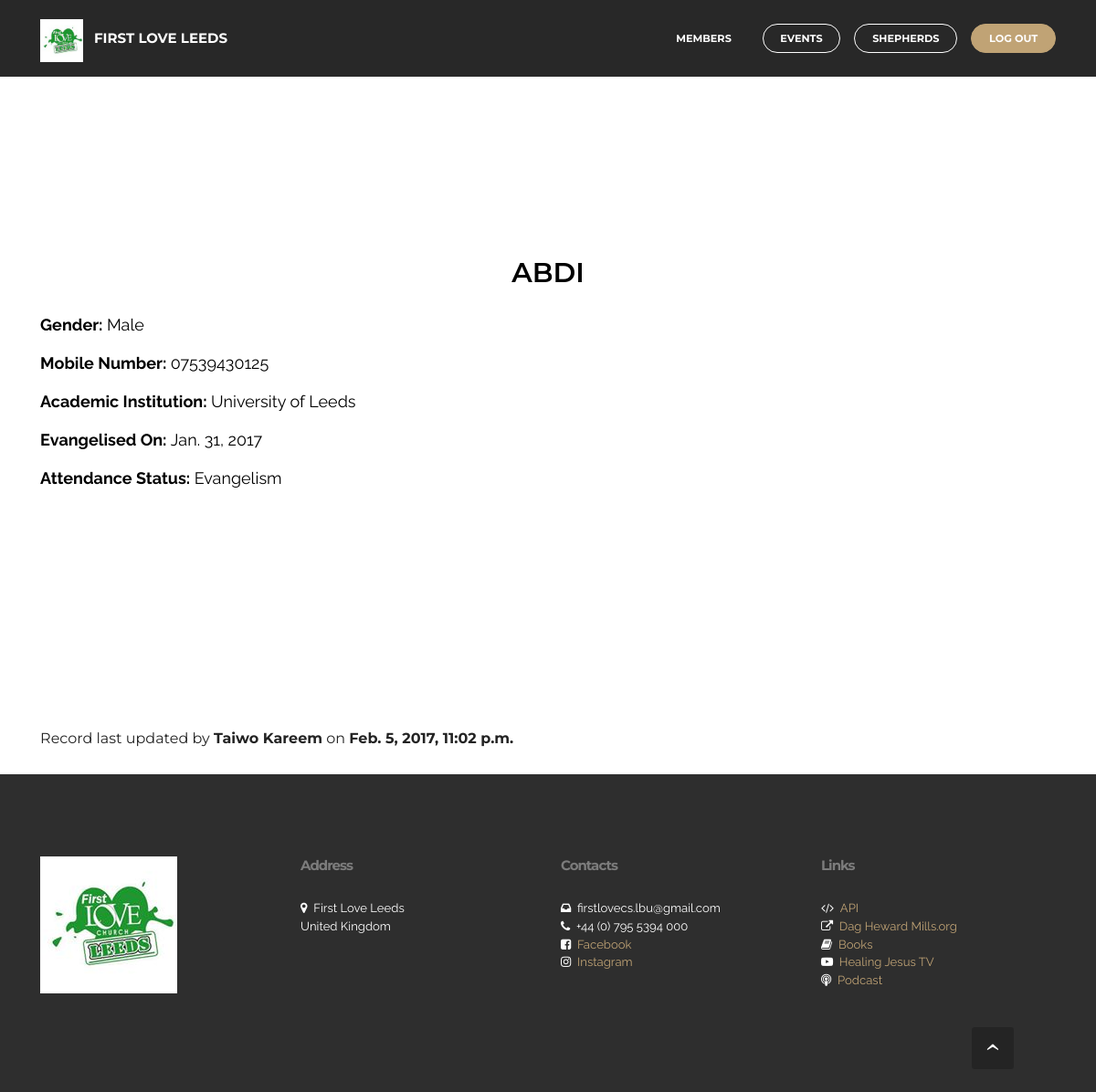
The page /member/abdi/ (signed in) on the database its author committed.
### member/models.py (models this page shows, shortened)
class Member(models.Model):
    name = models.CharField(max_length=50, unique=False)
    gender = models.ForeignKey('Gender', on_delete=models.CASCADE, related_name="sex", null=True)
    mobile_no = models.CharField(max_length=50, blank=True, null=True, unique=True, verbose_name="Mobile number")
    email = models.EmailField(max_length=50, blank=True, null=True, verbose_name="Email Address")
    date_of_birth = models.DateField(blank=True, null=True)
    address = models.TextField(max_length=200, blank=True, null=True)
    post_code = models.CharField(max_length=10, blank=True, null=True)
    academic_institution = models.ForeignKey('AcademicInstitution', on_delete=models.CASCADE, 						related_name="academic_institution", null=True, blank=True, )
    course = models.CharField(max_length=100, blank=True)
    first_attended = models.DateField(blank=True, null=True)
    attendance_status = models.ForeignKey('Attendance', on_delete=models.CASCADE, related_name="attendance_status")
    shepherd = models.ForeignKey(User, on_delete=models.CASCADE)
    last_visited = models.DateField(null=True, blank=True)
    extra_info = models.TextField(max_length=2000, blank=True)
    last_modified = models.DateTimeField(auto_now=True)
    class Meta:
        ordering = ["name"]

class Gender(models.Model):
    gender = models.CharField(max_length=200, unique=True, null=True)
    def __str__(self):
        return self.gender
    class Meta:
        ordering = ["gender"]
        verbose_name_plural = "Gender"

class AcademicInstitution(models.Model):
    name = models.CharField(max_length=200, unique=True, null=True)
    def __str__(self):
        return self.name
    class Meta:
        ordering = ["name"]

class Attendance(models.Model):
    status = models.CharField(max_length=200, unique=True, null=True)
    def __str__(self):
        return self.status
    class Meta:
        ordering = ["status"]
        verbose_name_plural = "Attendance"

### member/views.py (the view)
@login_required
def member_info(request, name):
    member = Member.objects.get(name__iexact=name)
    context = {
        'member': member
    }
    return render(request, 'member/member_info.html', context)

### member/templatetags/first_love_custom.py (called while the page is built)
@register.filter(name='length_is_gt', is_safe=False)
def length_is_gt(text, value):
	return len(str(text)) > value

@register.filter(name='regex_validates', is_safe=False)
def regex_validates(text, value):
	return re.findall(value, text)

### member/templates/member/member_info.html (shortened to what this page needs)
{% extends '_partial/base.html' %}
{% load first_love_custom %}

### welcome/templates/_partial/base.html (shortened to what this page needs)
{% spaceless %}
{% load staticfiles %}
{% endspaceless %}

### firstlove/static/dropdown/css/style.css (style rules this page uses)
.navbar-dropdown { left: 0; padding: 0; position: absolute; right: 0; top: 0; transition: all 0.45s ease; z-index: 1030; }
.navbar-dropdown .navbar-brand { float: none; font-size: 0; padding: 1.25rem 0; position: relative; transition: padding 0.25s ease; white-space: nowrap; }
.navbar-dropdown .navbar-brand::before { content: ""; display: inline-block; height: 100%; vertical-align: middle; }
.navbar-dropdown .navbar-logo, .navbar-dropdown .navbar-caption { display: inline-block; vertical-align: middle; }
.navbar-dropdown .navbar-logo { margin-right: 0.8rem; transition: margin 0.3s ease-in-out; }
.navbar-dropdown .navbar-logo img { height: 3.125rem; transition: all 0.3s ease-in-out; }
.navbar-dropdown .mbr-table-cell { height: 5.625rem; }
.navbar-dropdown .navbar-caption { font-family: "Montserrat"; font-size: 1rem; font-weight: 700; white-space: normal; }
.navbar-dropdown .navbar-caption, .navbar-dropdown .navbar-caption:hover { color: inherit; text-decoration: none; }
.navbar-dropdown.navbar-fixed-top { position: fixed; }
.nav-dropdown { display: table !important; font-family: "Montserrat"; font-size: 0.75rem; font-weight: 700; height: auto !important; }
.nav-dropdown .nav-item { display: table-cell; float: none; vertical-align: middle; }
.nav-dropdown .nav-btn { padding-left: 1rem; }
.nav-dropdown .link { margin: 1.667em; padding: 0; transition: color .2s ease-in-out; }
.nav-dropdown .link::after, .nav-dropdown .dropdown-item::after { color: inherit; }
.nav-dropdown .btn { font-size: 0.75rem; font-weight: 700; letter-spacing: 0; margin-bottom: 0; padding-left: 1.25rem; padding-right: 1.25rem; }

### firstlove/static/w3-css/w3.css (style rules this page uses)
html { box-sizing:border-box }
*,*:before,*:after { box-sizing:inherit }
html { -ms-text-size-adjust:100%;-webkit-text-size-adjust:100% }
body { margin:0 }
article,aside,details,figcaption,figure,footer,header,main,menu,nav,section,summary { display:block }
a { background-color:transparent;-webkit-text-decoration-skip:objects }
img { border-style:none }
html,body { font-family:Verdana,sans-serif;font-size:15px;line-height:1.5 }
html { overflow-x:hidden }
h1,h2,h3,h4,h5,h6,.w3-slim,.w3-wide { font-family:"Segoe UI",Arial,sans-serif }
h3 { font-size:24px }
h6 { font-size:16px }
h1,h2,h3,h4,h5,h6 { font-weight:400;margin:10px 0 }
img { margin-bottom:-5px }
a { color:inherit }
.w3-large { font-size:18px!important }
.w3-center { text-align:center!important }
.w3-text-black,.w3-hover-text-black:hover { color:#000!important }

### firstlove/static/mobirise/css/mbr-additional.css (style rules this page uses)
body, input, textarea, .mbr-company .list-group-text { font-family: 'Raleway', sans-serif; }
.btn, .alert, h1, h2, h3, h4, h5, h6, .h1, .h2, .h3, .h4, .h5, .h6, .display-1, .display-2, .display-3, .display-4, .mbr-figure .mbr-figure-caption, .mbr-gallery-title, .mbr-map [data-state-details], .mbr-price { font-family: 'Montserrat', sans-serif; }
.mbr-footer-content h1, .mbr-footer .mbr-contacts h1, .mbr-footer-content h2, .mbr-footer .mbr-contacts h2, .mbr-footer-content h3, .mbr-footer .mbr-contacts h3, .mbr-footer-content h4, .mbr-footer .mbr-contacts h4, .mbr-footer-content p strong, .mbr-footer .mbr-contacts p strong, .mbr-footer-content strong, .mbr-footer .mbr-contacts strong { font-family: 'Montserrat', sans-serif; }
.btn { border-radius: 1.6em; }
.btn-primary { background-color: #c0a375; border-color: #c0a375; color: #ffffff; }
.text-primary { color: #c0a375 !important; }
.mbr-footer p a, .mbr-footer ul a { color: #c0a375; }
#ext_menu-7 .navbar-caption { color: #ffffff; }
#ext_menu-7 .link, #ext_menu-7 .dropdown-item { color: #ffffff; }
#ext_menu-7 .link { font-size: 0.75rem; }
#ext_menu-7 .navbar, #ext_menu-7 .nav-dropdown-sm, #ext_menu-7 .nav-dropdown-sm .link[aria-expanded="true"], #ext_menu-7 .nav-dropdown-sm .dropdown-menu { background: #282828; }

### rows shown on the page
Member: name+gender+mobile_no (picture), name+gender+mobile_no "FIRST LOVE LEEDS MEMBERS EVENTS SHEPHERDS LOG OUT ABDI Gender: Male Mobile Number: 07539430125 Academic Institution: University of Leeds Evangelised On: Jan. 31, 2017 Attendance Status: Evangelism Record last updated by Taiwo Kareem on Feb. 5, 2017, 11:02 p.m. Address First Love Leeds United Kingdom Contacts firstlovecs.lbu@gmail.com +44 (0) 795 5394 000 Facebook Instagram Links API Dag Heward Mills.org Books Healing Jesus TV Podcast"
